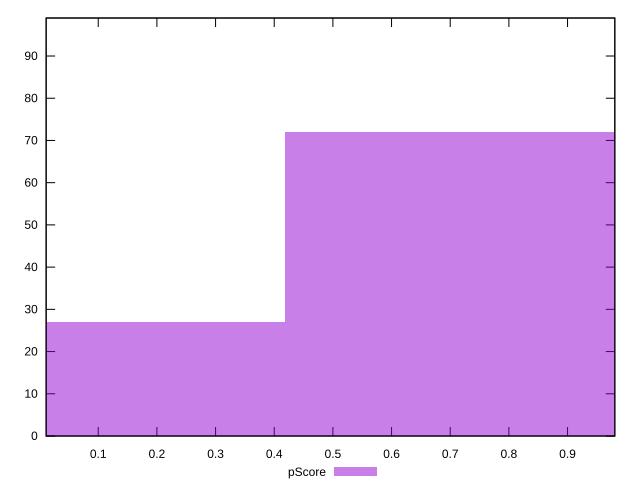

This chart was generated by the following gnuplot code:
reset

$pScore <<EOF
0.8384097207096415 72
0 27
EOF

set key outside below
set boxwidth 0.8384097207096415
set xrange [0.011184686936484722:0.9805940788754497]
set yrange [0:99]
set trange [0:99]
set style fill transparent solid 0.5 noborder
set terminal svg size 640, 490 enhanced background rgb 'white'
set output "reports/report_00027_2021-02-24T12-40-31.850Z/largest-contentful-paint/samples/card/pScore/histogram.svg"

plot $pScore title "pScore" with boxes

reset
